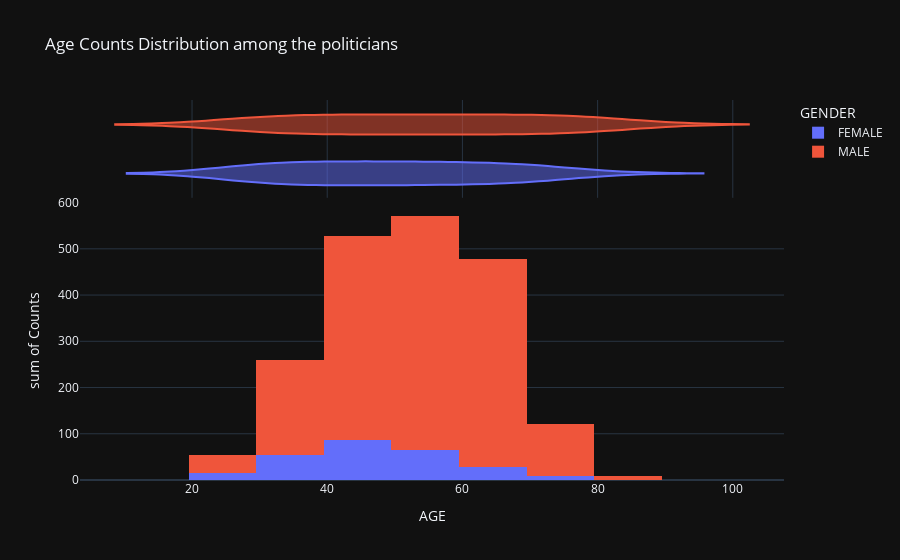

The cell this chart's notebook holds for it:
### Markdown cell above
# What is the relationship of Age and Politics?

### Code cell
age_cnt=ed_valid.groupby(['AGE','GENDER']).apply(lambda x:x['NAME'].count()).reset_index(name='Counts')
fig = px.histogram(age_cnt, x="AGE",y='Counts',color='GENDER',marginal='violin',title='Age Counts Distribution among the politicians')
fig.update_layout(title_text='Age Counts Distribution among the politicians',template='plotly_dark')
fig.show()

### Figure 1 — Plotly figure (JSON) as saved in the notebook; plotly's stock layout.template omitted (floating-point values rounded to 4 significant figures)
{"data": [{"alignmentgroup": "True", "bingroup": "x", "histfunc": "sum", "hovertemplate": "GENDER=FEMALE<br>AGE=%{x}<br>sum of Counts=%{y}<extra></extra>", "legendgroup": "FEMALE", "marker": {"color": "#636efa"}, "name": "FEMALE", "offsetgroup": "FEMALE", "orientation": "v", "showlegend": true, "type": "histogram", "x": [25, 26, 27, 28, 29, 30, 31, 32, 33, 34, 35, 36, 37, 38, 39, 40, 41, 42, 43, 44, 45, 46, 47, 48, 49, 50, 51, 52, 53, 54, 55, 56, 57, 58, 59, 60, 61, 62, 64, 65, 66, 67, 68, 69, 70, 71, 72, 73, 74, 81], "xaxis": "x", "y": [5, 4, 2, 3, 2, 5, 4, 5, 7, 3, 3, 5, 8, 8, 6, 6, 8, 9, 9, 8, 10, 7, 11, 12, 6, 9, 5, 9, 5, 6, 6, 8, 8, 5, 3, 3, 7, 3, 1, 4, 1, 1, 3, 5, 3, 2, 1, 1, 2, 1], "yaxis": "y"}, {"alignmentgroup": "True", "hovertemplate": "GENDER=FEMALE<br>AGE=%{x}<extra></extra>", "legendgroup": "FEMALE", "marker": {"color": "#636efa"}, "name": "FEMALE", "offsetgroup": "FEMALE", "scalegroup": "x", "showlegend": false, "type": "violin", "x": [25, 26, 27, 28, 29, 30, 31, 32, 33, 34, 35, 36, 37, 38, 39, 40, 41, 42, 43, 44, 45, 46, 47, 48, 49, 50, 51, 52, 53, 54, 55, 56, 57, 58, 59, 60, 61, 62, 64, 65, 66, 67, 68, 69, 70, 71, 72, 73, 74, 81], "xaxis": "x2", "yaxis": "y2"}, {"alignmentgroup": "True", "bingroup": "x", "histfunc": "sum", "hovertemplate": "GENDER=MALE<br>AGE=%{x}<br>sum of Counts=%{y}<extra></extra>", "legendgroup": "MALE", "marker": {"color": "#EF553B"}, "name": "MALE", "offsetgroup": "MALE", "orientation": "v", "showlegend": true, "type": "histogram", "x": [25, 26, 27, 28, 29, 30, 31, 32, 33, 34, 35, 36, 37, 38, 39, 40, 41, 42, 43, 44, 45, 46, 47, 48, 49, 50, 51, 52, 53, 54, 55, 56, 57, 58, 59, 60, 61, 62, 63, 64, 65, 66, 67, 68, 69, 70, 71, 72, 73, 74, 75, 76, 77, 78, 79, 80, 81, 82, 83, 86], "xaxis": "x", "y": [1, 6, 8, 11, 11, 10, 16, 18, 22, 14, 17, 27, 27, 29, 26, 30, 34, 46, 50, 52, 34, 55, 40, 50, 50, 46, 48, 57, 43, 49, 61, 49, 40, 58, 57, 49, 54, 49, 44, 56, 47, 39, 43, 45, 23, 22, 20, 14, 12, 9, 7, 6, 8, 10, 4, 1, 1, 2, 1, 2], "yaxis": "y"}, {"alignmentgroup": "True", "hovertemplate": "GENDER=MALE<br>AGE=%{x}<extra></extra>", "legendgroup": "MALE", "marker": {"color": "#EF553B"}, "name": "MALE", "offsetgroup": "MALE", "scalegroup": "x", "showlegend": false, "type": "violin", "x": [25, 26, 27, 28, 29, 30, 31, 32, 33, 34, 35, 36, 37, 38, 39, 40, 41, 42, 43, 44, 45, 46, 47, 48, 49, 50, 51, 52, 53, 54, 55, 56, 57, 58, 59, 60, 61, 62, 63, 64, 65, 66, 67, 68, 69, 70, 71, 72, 73, 74, 75, 76, 77, 78, 79, 80, 81, 82, 83, 86], "xaxis": "x2", "yaxis": "y2"}], "layout": {"barmode": "relative", "legend": {"title": {"text": "GENDER"}, "tracegroupgap": 0}, "title": {"text": "Age Counts Distribution among the politicians"}, "xaxis": {"anchor": "y", "domain": [0, 1], "title": {"text": "AGE"}}, "xaxis2": {"anchor": "y2", "domain": [0, 1], "matches": "x", "showgrid": true, "showticklabels": false}, "yaxis": {"anchor": "x", "domain": [0, 0.7326], "title": {"text": "sum of Counts"}}, "yaxis2": {"anchor": "x2", "domain": [0.7426, 1], "matches": "y2", "showgrid": false, "showline": false, "showticklabels": false, "ticks": ""}}}
